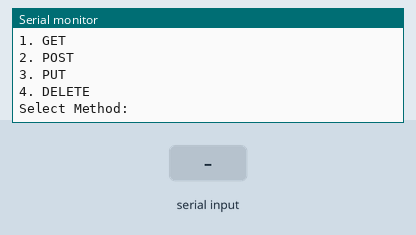
This sketch was run on a simulated ESP32. On the bench: the last lines printed to the serial monitor. Inputs (shaded band) come from the test bench. WiFi joins after 1.5 s; servers stay silent unless stated; uploads are accepted with an empty reply.

Above: at 2.7 s.
2.8 s: "1" received over Serial
At 3.9 s:
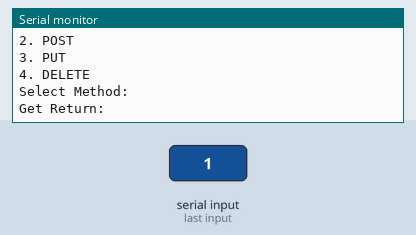
4.5 s: "2" received over Serial
At 5.2 s:
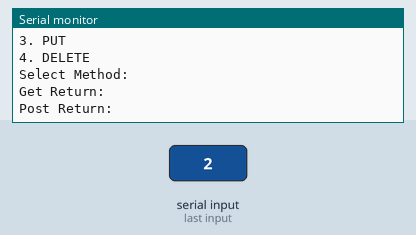
6.2 s: "3" received over Serial
At 7.6 s:
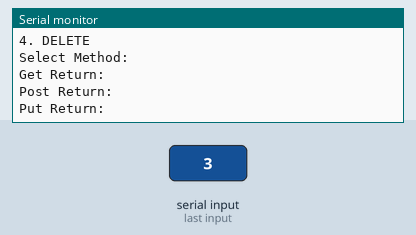
7.9 s: "4" received over Serial
At 9.0 s:
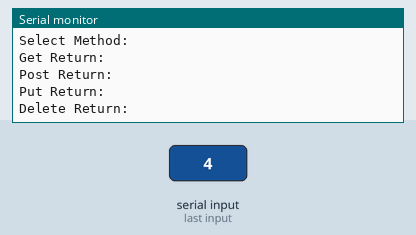

The sketch:

send_data.ino
```cpp
#include <WiFiManager.h> // https://github.com/tzapu/WiFiManager
#include <HTTPClient.h>
#include <Arduino_JSON.h>

HTTPClient http;

void setup()
{
    WiFi.mode(WIFI_STA);
    Serial.begin(115200);
    WiFiManager wm;

    bool res;
    res = wm.autoConnect("AutoConnectAP", "password");
    if (!res)
    {
        Serial.println("Failed to connect");
        // ESP.restart();
    }
    else
    {
        // if you get here you have connected to the WiFi
        Serial.println("connected...yeey :)");
    }
    printMenu();
}
void printMenu()
{
    Serial.println("Method");
    Serial.println("1. GET");
    Serial.println("2. POST");
    Serial.println("3. PUT");
    Serial.println("4. DELETE");
    Serial.println("Select Method:");
}

String httpGetRequest()
{
    String payload = "{}";
    http.begin("http://your-server-ip/api/resource/123");
    int httpResponseCode = http.GET();
    payload = http.getString();
    // Free resources
    http.end();
    return payload;
}

String httpPostRequest(String postData)
{
    String payload = "{}";
        http.begin("http://your-server-ip/api/resource");
        http.addHeader("Content-Type", "application/json");
        int httpResponseCode = http.POST(postData);
        payload = http.getString();
    // Free resources
    http.end();
    return payload;
}

String httpPutRequest(String putData)
{
    String payload = "{}";
    http.begin("http://your-server-ip/api/resource/123"); // Specify resource URL
    http.addHeader("Content-Type", "application/json");
    int httpResponseCode = http.PUT(putData); // Send PUT request
    payload = http.getString();
    // Free resources
    http.end();
    return payload;
}

String httpDeleteRequest()
{
    String payload = "{}";
    http.begin("http://your-server-ip/api/resource/123"); // Specify resource URL
    int httpResponseCode = http.sendRequest("DELETE");    // Send DELETE request
    payload = http.getString();
    // Free resources
    http.end();
    return payload;
}

void loop()
{
    if (WiFi.status() == WL_CONNECTED)
    {
        if (Serial.available())
        {
            char choice = Serial.read();
            String returnString="";
            switch (choice)
            {
            case '1':
                returnString = httpGetRequest();
                Serial.print("Get Return:");
                Serial.println(returnString);
                break;
            case '2':
                returnString = httpPostRequest("{\"id\"=\"123\",\"name\"=\"fookies\",\"email\"=\"fookies@hotmail.com\"}");
                Serial.print("Post Return:");
                Serial.println(returnString);
                break;
            case '3':
                returnString = httpPutRequest("{\"name\"=\"thanawat\",\"email\"=\"thanawat@ku.th\"}");
                Serial.print("Put Return:");
                Serial.println(returnString);
                break;
            case '4':
                returnString = httpDeleteRequest();
                Serial.print("Delete Return:");
                Serial.println(returnString);
                break;
            }
        }
    }
    else
    {
        Serial.println("Reconnecting to WiFi...");
        WiFi.disconnect();
        WiFi.reconnect();
    }
}
```

Measured:
- after the input at 2.8 s, the serial monitor: prints a new line after 0.20 s (image 1)
- after the input at 4.5 s, the serial monitor: prints a new line after 0.20 s (image 2)
- after the input at 6.2 s, the serial monitor: prints a new line after 0.20 s (image 3)
- after the input at 7.9 s, the serial monitor: prints a new line after 0.20 s (image 4)
